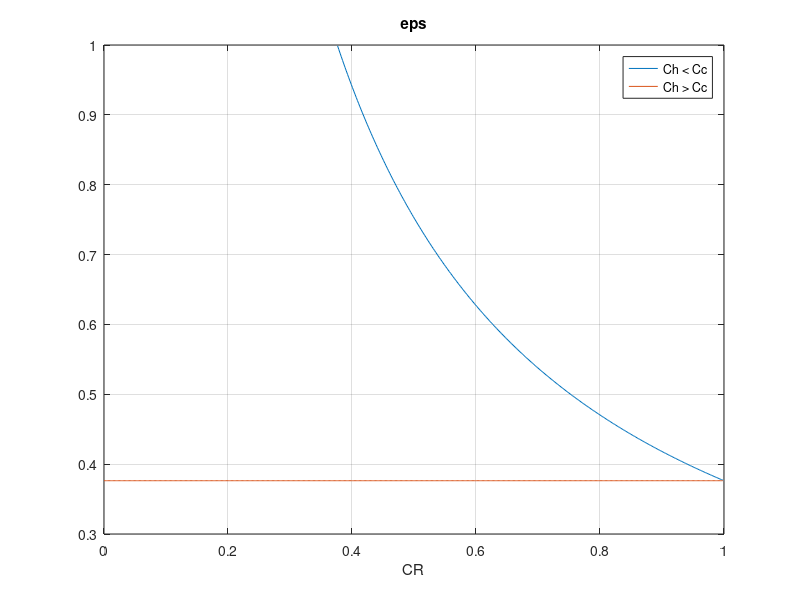
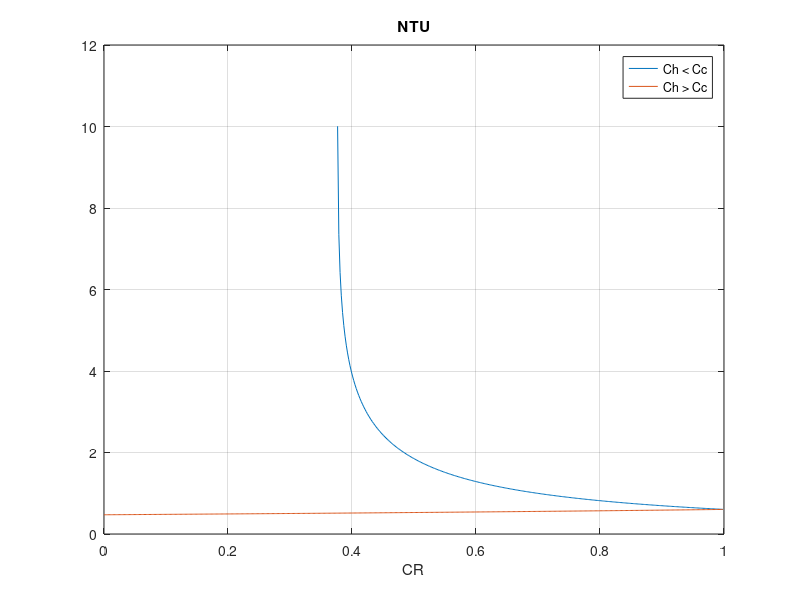
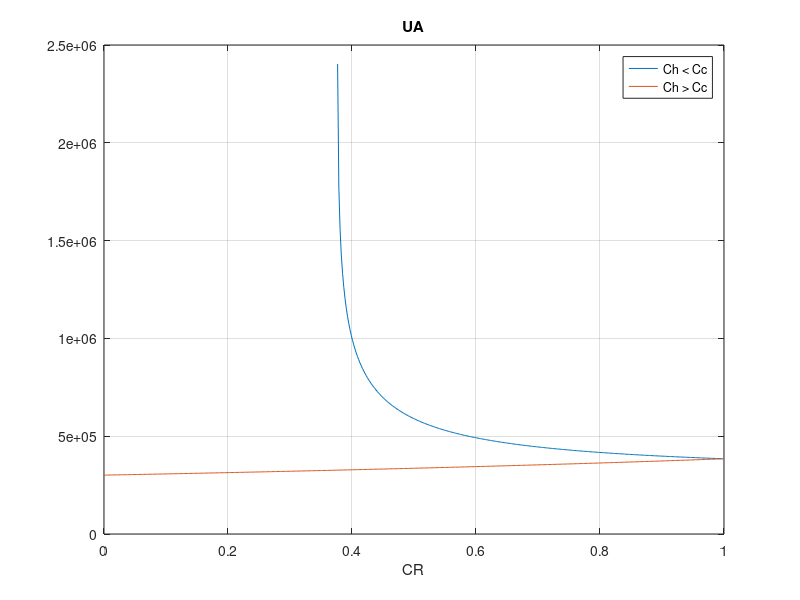
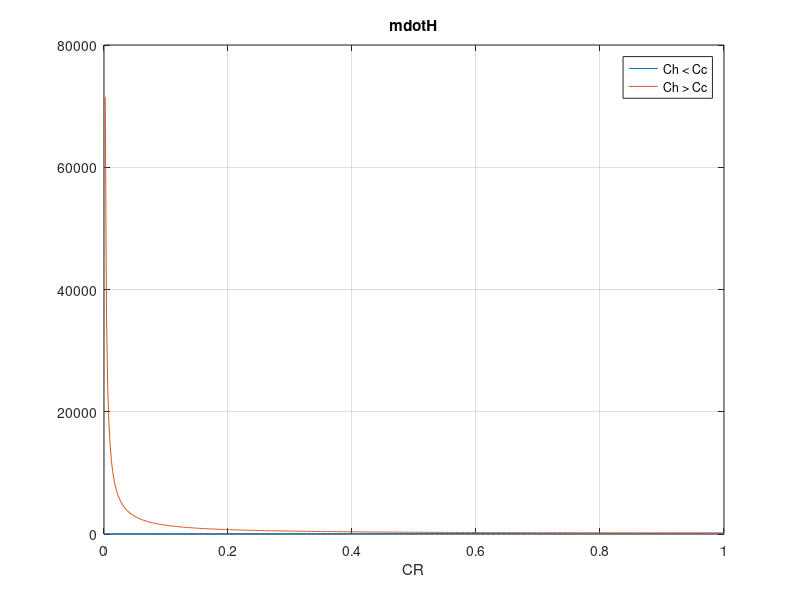

MATLAB code for these plots, in order:
clear all; close all;
%% Vary CR

%% Constants
n = 500;
vec = ones(1,n);
vec2 = ones(1,2*n);

% Temperatures
THin = vec2*(240 + 273);     % [K] Given
TCout = vec2*(110 + 273);    % [K] Given

% Heat and mass flux
Qdot = 50*10^6;      % [J/s] Given
mdotC = 150;         % [kg/s] Given
cpH = 4450;          % [J/K] Not actually constant
cpC = 4250;          % [J/K] Constant

Cc = vec2*mdotC*cpC;

%% Questions
TCin = TCout - Qdot/(mdotC*cpC); % [K] Calculate cold-side inlet temperature

CR = linspace(0,1,n); % [-] Choose a value for heat capacity ratio CR NIET HOGER DAN 1
CR = [CR,flip(CR)];
hi = zeros(1,2*n); % When is Ch higher than Cc
hi(n+1:end) = 1;

Ch = zeros(1,2*n);
Ch(hi==1) = Cc(hi==1)./CR(hi==1); % When Ch > Cc
Ch(hi==0) = Cc(hi==0).*CR(hi==0); % When Ch < Cc

Cmin = min(Cc,Ch);
Cmax = max(Cc,Ch);

mdotH = Ch/cpH;
THout = THin - Cc./Ch.*(TCout-TCin);
THout(THout < TCin) = nan;

% For counterflow:
dT1 = THout - TCin;
dT2 = THin - TCout;
dT_lm = (dT2 - dT1)./log(dT2./dT1);
    
%%
UA = Qdot./dT_lm;
NTU = UA./Cmin;
eps = (1-exp(-NTU.*(1-CR)))./(1-CR.*exp(-NTU.*(1-CR)));

%% Plot
figure(1)
plot(CR(hi==0), eps(hi==0)); hold on
plot(CR(hi==1), eps(hi==1))
title('eps')
legend('Ch < Cc', 'Ch > Cc')
grid on
xlabel('CR')

figure(2)
plot(CR(hi==0), NTU(hi==0)); hold on
plot(CR(hi==1), NTU(hi==1))
title('NTU')
legend('Ch < Cc', 'Ch > Cc')
grid on
xlabel('CR')


figure(3)
plot(CR(hi==0), UA(hi==0)); hold on
plot(CR(hi==1), UA(hi==1))
title('UA')
legend('Ch < Cc', 'Ch > Cc')
grid on
xlabel('CR')

figure(4)
plot(CR(hi==0), mdotH(hi==0)); hold on
plot(CR(hi==1), mdotH(hi==1))
title('mdotH')
legend('Ch < Cc', 'Ch > Cc')
grid on
xlabel('CR')

figure(5)
plot(CR(hi==0), Ch(hi==0)); hold on
plot(CR(hi==1), Ch(hi==1))
title('Ch')
legend('Ch < Cc', 'Ch > Cc')
grid on
xlabel('CR')
